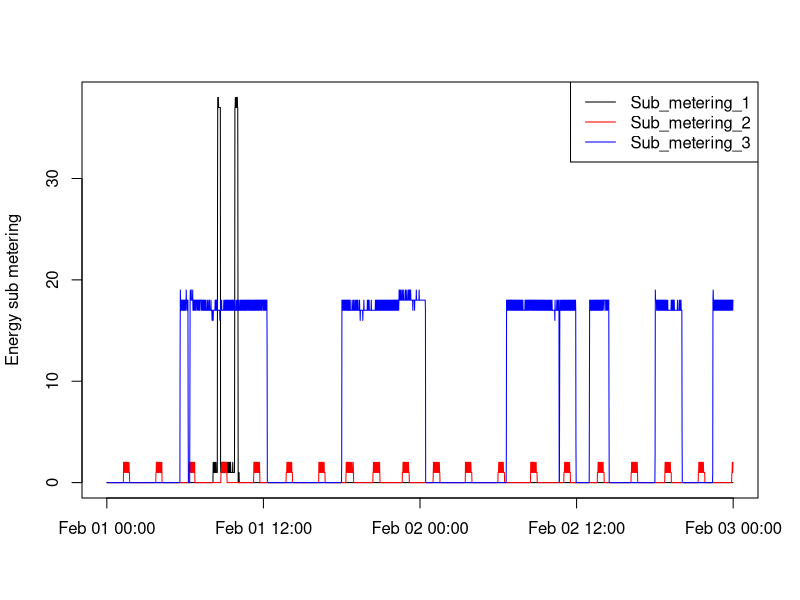

The R script that drew this image:
setwd("~/r/ExData_Plotting1")
Sys.setenv(LANG = "en") # does not work - days of week will be printed in Italian
library(data.table)
t <- fread("data.csv", header = TRUE)
x11()
x <- strptime(t$DateTime, format = "%Y-%m-%d %H:%M:%S")
y1 <- t$Sub_metering_1
y2 <- t$Sub_metering_2
y3 <- t$Sub_metering_3
plot(x, y1, ann=FALSE, type="n")
lines(x, y1, col = "black")
lines(x, y2, col = "red")
lines(x, y3, col = "blue")
title(ylab="Energy sub metering")
legend("topright", legend=c("Sub_metering_1", "Sub_metering_2", "Sub_metering_3"), col=c("black", "red", "blue"), lwd=c(1, 1, 1))
dev.copy(device = png, filename="plot3.png")
dev.off()
dev.off(dev.prev())